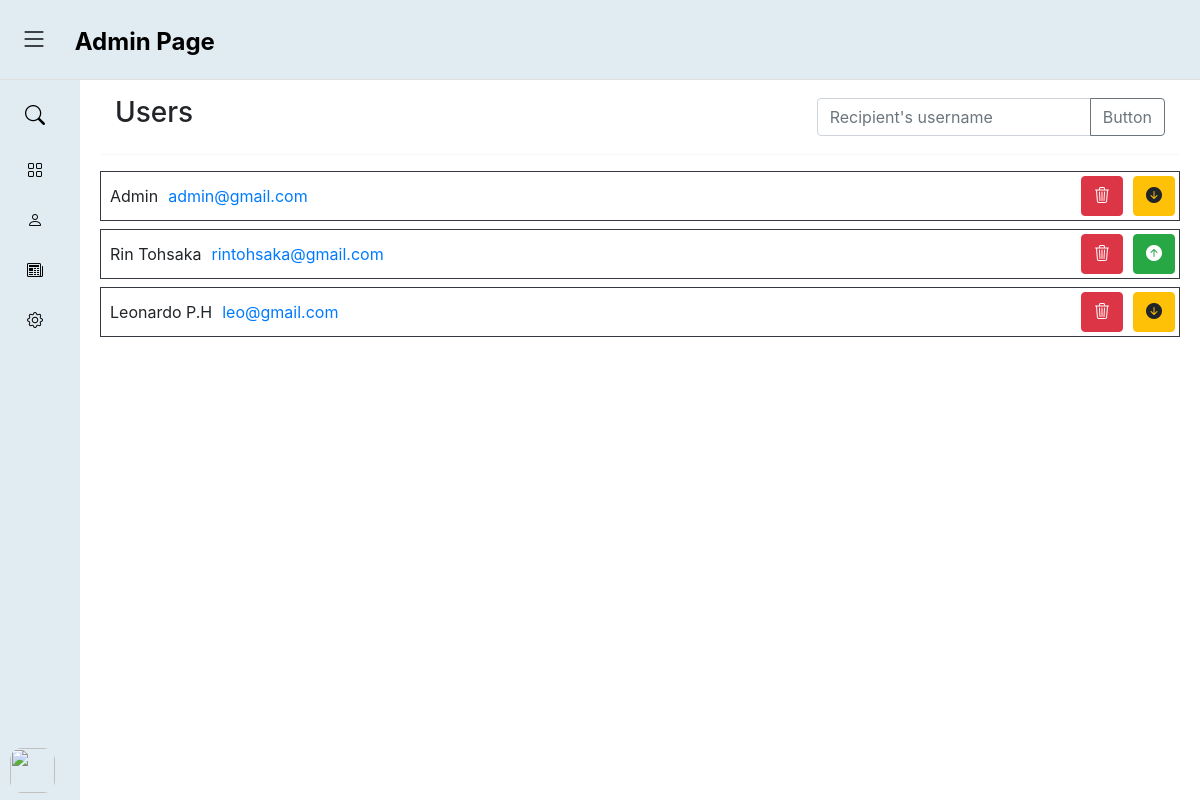
/public/admin/user (signed in), run on the app's committed database.
### tables this page shows
CREATE TABLE `user` (
  `id` int NOT NULL,
  `username` varchar(225) NOT NULL,
  `email` varchar(255) NOT NULL,
  `no_telp` varchar(225) NOT NULL,
  `password` varchar(255) NOT NULL,
  `level` enum('admin','user','superadmin') NOT NULL
);

### app/core/controller.php (called while the page is built, shortened)
<?php
class Controller {
    public function view($view, $data = []){
        require_once '../app/views/' . $view . '.php';
    }
    public function model ($model){
        return new $model;
    }
}
?>

### app/controllers/admin.php (called while the page is built, shortened)
<?php
class admin extends Controller
{
    public function user()
    {
        $data['judul'] = 'User - Admin';
        $data['users'] = $this->model('users_model')->getAllUsers();
        $this->view('admin/user', $data);
    }
}

### app/core/app.php (called while the page is built, shortened)
<?php
class App {
    protected $method = 'index';
    protected $params = [];
    public function __construct()
    {
        $url = $this->parseURL();
        if (!empty($url) && file_exists('../app/controllers/' . $url[0] . '.php')){
            unset($url[0]);
        }
        $this->controller = new $this->controller;
        if (isset($url[1])){
            if(method_exists($this->controller, $url[1])){
                $this->method = $url[1];
            }
        }
        call_user_func_array([$this->controller, $this->method], $this->params);
    }
    public function parseURL(){
        if (isset($_GET['url'])) {
            $url = rtrim($_GET['url'] , '/');
            $url = filter_var($url, FILTER_SANITIZE_URL);
            $url = explode('/', $url);
            return $url;
        }
    }
}
?>

### public/index.php (called while the page is built, shortened)
<?php
$app = new App;
?>

### app/core/database.php (called while the page is built, shortened)
<?php
class Database {
    private $host = DB_HOST;
    private $user = DB_USER;
    private $pass = DB_PASS;
    private $db_name = DB_NAME;
    private $dbh;
    private $stmt;
    public function __construct()
    {
        $dsn = 'mysql:host='. $this->host .';dbname='. $this->db_name;
        $option = [
            PDO::ATTR_PERSISTENT => true,
            PDO::ATTR_ERRMODE => PDO::ERRMODE_EXCEPTION
        ];
        try {
            $this->dbh = new PDO($dsn, $this->user, $this->pass, $option);
        } catch(PDOException $error) {
            die ($error->getMessage());
        }
    }
    public function query($query){
        $this->stmt = $this->dbh->prepare($query);
    }
    public function execute(){
        $this->stmt->execute();
    }
    public function resultset(){
        $this->execute();
        return $this->stmt->fetchAll(PDO::FETCH_ASSOC);
    }
}
?>

### app/models/Users_model.php (called while the page is built, shortened)
<?php
class Users_Model{
    private $table = 'user';
    private $db;
    public function __construct()
    {
        $this->db = new Database;
    }
    public function getAllUsers(){
        $this->db->query('SELECT * FROM ' . $this->table);
        return $this->db->resultset();
     }
}
?>

### app/views/admin/user.php (the view, shortened to what this page needs)
<div class="home_content">
  <div class="container mt-3 d-flex justify-content-between align-items-center">
    <h3>Users</h3>
    <div class="d-flex align-items-center">
      <div class="input-group">
        <input type="text" class="form-control" placeholder="Recipient's username" aria-label="Recipient's username" aria-describedby="basic-addon2">
        <div class="input-group-append">
          <button class="btn btn-outline-secondary" type="button">Button</button>
        </div>
      </div>
    </div>
  </div>
  <hr>
  <?php foreach ($data['users'] as $row) : ?>
    <div class="d-flex justify-content-between p-1 border border-dark mt-2 fix-position">
      <div class="user-name d-flex">
        <p href="#" class="username-column"><?= $row['username']; ?></p>
        <a href="#" class="email-column"><?= $row['email']; ?></a>
      </div>
      <div class="d-flex">
        <a href="<?= BASEURL ?>/admin/deleteuser/<?= $row['id']; ?>" class="btn btn-danger " onclick="return confirm('Anda yakin untuk menghapus nya?');"><i class="bi bi-trash3"></i></a>
        <?php
        if ($row['level'] === 'user') {
          echo '<a href="' . BASEURL . '/admin/promote/' . $row['id'] . '" class="btn btn-success float-left mr-auto email-column" onclick="return confirm(\'Anda yakin untuk Mengubah User Ini Menjadi Admin?\');"><i class="bi bi-arrow-up-circle-fill"></i></a>';
        } else {
          echo '<a href="' . BASEURL . '/admin/demote/' . $row['id'] . '" class="btn btn-warning float-left mr-auto email-column" onclick="return confirm(\'Anda yakin untuk Menngubah Admin Ini Menjadi User?\');"><i class="bi bi-arrow-down-circle-fill"></i></a>';
        }
        ?>
      </div>
    </div>
  <?php endforeach; ?>
</div>

### public/css/admin.css (style rules this page uses)
.home_content { position: absolute; width: 90%; height: 88%; z-index: 1; transition: all 0.5s ease; margin-left: 100px; overflow-y: auto; max-height: 90vh; }
.user-name { margin: 5px; align-items: center; }
.username-column { margin: 0; }
.email-column { margin-left: 10px; }
.fix-position { height: 50px; }
@media (max-width:4000px) { .container { max-width: none; position: static; } }

### data on the page
user: username "Admin", email "admin@gmail.com"
user: username "Rin Tohsaka", email "rintohsaka@gmail.com"
user: username "Leonardo P.H", email "leo@gmail.com"
